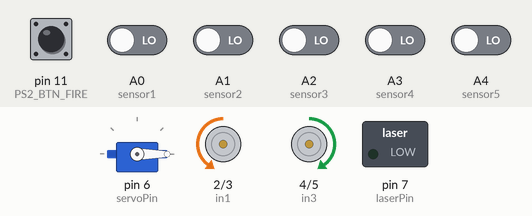
The sketch below on a simulated Arduino Uno, built with avr-gcc and run on an emulated ATmega328P. Shown: servo, motor-driver pin pairs drawn as motors (green arrow = first pin HIGH = forward, orange = second pin HIGH = backward, longer = more drive, scaled by the enable pin), switched loads named in the sketch (green lamp = pin HIGH). The inputs (shaded band) are chosen by the test bench; at power-on: A0 (sensor1), A1 (sensor2), A2 (sensor3), A3 (sensor4), A4 (sensor5), pin 11 (PS2_BTN_FIRE) LOW. What the sketch prints to the serial monitor is not drawn.

Above: at 1.2 s.
1.3 s: pin 11 (PS2_BTN_FIRE) pulled HIGH for 0.15 s
At 1.7 s:
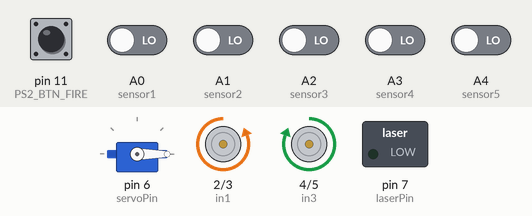
4.3 s: A0 (sensor1) driven HIGH
7.3 s: pin 11 (PS2_BTN_FIRE) pulled HIGH for 1 s
9.8 s: A4 (sensor5) driven HIGH
At 11.2 s:
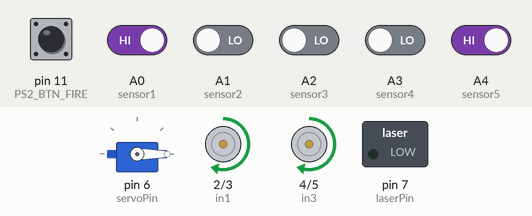
12.8 s: A1 (sensor2) driven HIGH
At 14.1 s:
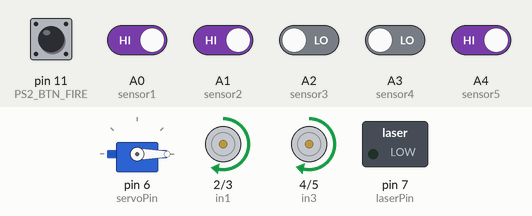
15.8 s: A3 (sensor4) driven HIGH
At 16.6 s:
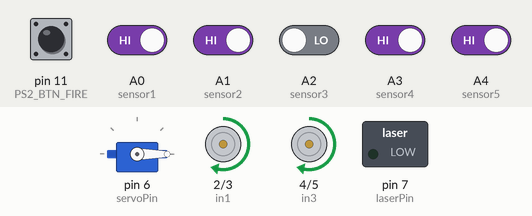
Timing chart, 0 to 18.8 s (numbered marks = the images above; inputs shaded):
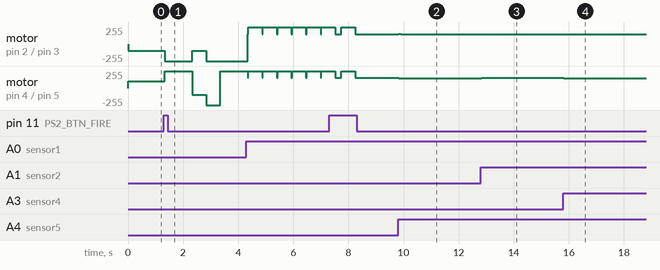

The sketch:

RoboGladiator_PS2_v2.ino
```cpp
// Định nghĩa chân động cơ
#define in1 2
#define in2 3
#define enA 9
#define in3 4
#define in4 5
#define enB 10

// Định nghĩa chân cảm biến hồng ngoại (5 cái)
#define sensor1 A0
#define sensor2 A1
#define sensor3 A2
#define sensor4 A3
#define sensor5 A4

// Định nghĩa chân PS2
#define PS2_SEL 10 // Chân cho nút chọn PS2
#define PS2_BTN_FIRE 11 // Chân cho nút bắn
#define PS2_BTN_TURBO 12 // Chân cho nút turbo

// Định nghĩa chân cho tay gắp
#define servoPin 6 // Chân cho servo tay gắp

// Định nghĩa chân cho tia laser
#define laserPin 7 // Chân cho tia laser

// Biến PID
float Kp = 1.0;  // Hệ số Proportional
float Ki = 0.0;  // Hệ số Integral
float Kd = 0.5;  // Hệ số Derivative

float previous_error = 0;
float integral = 0;
unsigned long lost_line_time = 0;  // Thời gian mất line
const unsigned long TIMEOUT = 2000; // Thời gian giới hạn mất line

// Khởi tạo biến cho tay gắp
#include <Servo.h>
Servo grabber; // Đối tượng servo cho tay gắp

// Biến điều khiển bắn banh
bool shootingEnabled = false; // Trạng thái bắn banh
bool isShooting = false; // Trạng thái động cơ bắn đang quay
unsigned long lastButtonPress = 0; // Thời gian bấm nút trước đó
const unsigned long shootDuration = 500; // Thời gian động cơ quay để bắn (ms)

void setup() {
  // Thiết lập chân động cơ là đầu ra
  pinMode(in1, OUTPUT);
  pinMode(in2, OUTPUT);
  pinMode(enA, OUTPUT);
  pinMode(in3, OUTPUT);
  pinMode(in4, OUTPUT);
  pinMode(enB, OUTPUT);

  // Thiết lập chân cảm biến là đầu vào
  pinMode(sensor1, INPUT);
  pinMode(sensor2, INPUT);
  pinMode(sensor3, INPUT);
  pinMode(sensor4, INPUT);
  pinMode(sensor5, INPUT);

  // Thiết lập chân PS2
  pinMode(PS2_SEL, INPUT);
  pinMode(PS2_BTN_FIRE, INPUT);
  pinMode(PS2_BTN_TURBO, INPUT);

  // Thiết lập chân laser
  pinMode(laserPin, OUTPUT);
  digitalWrite(laserPin, LOW); // Tắt tia laser ban đầu

  // Khởi tạo servo cho tay gắp
  grabber.attach(servoPin);
  grabber.write(0); // Đặt tay gắp ở vị trí ban đầu (mở)

  // Khởi động Serial để debug
  Serial.begin(9600);
}

void loop() {
  // Đọc giá trị cảm biến (5 cảm biến hồng ngoại đơn)
  int s1 = digitalRead(sensor1);
  int s2 = digitalRead(sensor2);
  int s3 = digitalRead(sensor3);
  int s4 = digitalRead(sensor4);
  int s5 = digitalRead(sensor5);

  // Kiểm tra xem robot có tìm thấy line không
  bool lineDetected = s1 || s2 || s3 || s4 || s5;

  // Kiểm tra trạng thái tay cầm PS2
  bool fireButtonPressed = digitalRead(PS2_BTN_FIRE);

  if (!lineDetected) {
    // Nếu không phát hiện line
    if (millis() - lost_line_time > TIMEOUT) {
      // Nếu đã không phát hiện line trong thời gian timeout, robot lùi lại
      Serial.println("Mất line, lùi lại...");
      moveBackward();
      delay(500); // Lùi lại trong 500ms
      lost_line_time = millis(); // Cập nhật thời gian mất line
    } else {
      // Robot vẫn đang tìm line
      Serial.println("Đang tìm line...");
      searchForLine(); // Tìm kiếm line
    }
  } else {
    // Tính toán vị trí vạch (giá trị trung bình trọng số)
    float error = (s1 * -2) + (s2 * -1) + (s3 * 0) + (s4 * 1) + (s5 * 2);

    // Tính toán giá trị PID
    integral += error;
    float derivative = error - previous_error;
    float correction = (Kp * error) + (Ki * integral) + (Kd * derivative);

    // Điều chỉnh tốc độ động cơ dựa trên giá trị PID
    int base_speed = 150;  // Tốc độ cơ bản của robot
    int left_speed = base_speed + correction;
    int right_speed = base_speed - correction;

    // Giới hạn giá trị tốc độ từ 0 đến 255
    left_speed = constrain(left_speed, 0, 255);
    right_speed = constrain(right_speed, 0, 255);

    // Điều khiển động cơ
    moveMotors(left_speed, right_speed);

    // Cập nhật lỗi trước đó cho PID
    previous_error = error;

    // Hiển thị giá trị để debug
    Serial.print("Error: ");
    Serial.print(error);
    Serial.print(" Correction: ");
    Serial.print(correction);
    Serial.print(" Left Speed: ");
    Serial.print(left_speed);
    Serial.print(" Right Speed: ");
    Serial.println(right_speed);

    delay(10);  // Giảm tải cho vi xử lý
  }

  // Kiểm tra nút bắn
  if (fireButtonPressed && (millis() - lastButtonPress > 200)) { // Kiểm tra để tránh bounce
    shootingEnabled = !shootingEnabled; // Chuyển đổi trạng thái bắn banh
    lastButtonPress = millis(); // Cập nhật thời gian bấm nút
  }

  // Thực hiện bắn banh
  if (shootingEnabled && !isShooting) {
    shootBall(); // Gọi hàm bắn banh
    isShooting = true; // Đánh dấu là đang bắn
    delay(shootDuration); // Đợi trong thời gian bắn
    stopShooting(); // Dừng bắn
    isShooting = false; // Đánh dấu là không còn bắn nữa
  }
}

// Hàm điều khiển động cơ
void moveMotors(int leftSpeed, int rightSpeed) {
  if (leftSpeed > 0) {
    digitalWrite(in1, HIGH);
    digitalWrite(in2, LOW);
  } else {
    digitalWrite(in1, LOW);
    digitalWrite(in2, HIGH);
    leftSpeed = -leftSpeed;
  }

  if (rightSpeed > 0) {
    digitalWrite(in3, HIGH);
    digitalWrite(in4, LOW);
  } else {
    digitalWrite(in3, LOW);
    digitalWrite(in4, HIGH);
    rightSpeed = -rightSpeed;
  }

  analogWrite(enA, leftSpeed);
  analogWrite(enB, rightSpeed);
}

// Hàm lùi lại
void moveBackward() {
  digitalWrite(in1, LOW);
  digitalWrite(in2, HIGH);
  digitalWrite(in3, LOW);
  digitalWrite(in4, HIGH);
  analogWrite(enA, 100); // Tốc độ lùi
  analogWrite(enB, 100); // Tốc độ lùi
}

// Hàm tìm kiếm line
void searchForLine() {
  // Quay trái để tìm line
  digitalWrite(in1, LOW);
  digitalWrite(in2, HIGH);
  digitalWrite(in3, HIGH);
  digitalWrite(in4, LOW);
  analogWrite(enA, 100); // Tốc độ quay
  analogWrite(enB, 100); // Tốc độ quay
}

// Hàm bắn banh
void shootBall() {
  analogWrite(enA, 255); // Bắn banh
  analogWrite(enB, 255); // Bắn banh
  Serial.println("Bắn banh!");
}

// Hàm dừng bắn banh
void stopShooting() {
  analogWrite(enA, 0); // Dừng động cơ bắn banh
  analogWrite(enB, 0); // Dừng động cơ bắn banh
  Serial.println("Dừng bắn!");
}
```

Measured:
- after the input at 1.3 s, motor on pin 2 (in1) / pin 3 (in2): backward 100/255 → backward 255/255 at once, → backward 100/255 1.0 s later, → backward 255/255 0.50 s later
- after the input at 9.8 s, motor on pin 2 (in1) / pin 3 (in2): forward 148/255 → forward 151/255 at once, → forward 150/255 0.07 s later; motor on pin 4 (in3) / pin 5 (in4): forward 152/255 → forward 149/255 at once, → forward 150/255 0.07 s later
- after the input at 12.8 s, motor on pin 2 (in1) / pin 3 (in2): forward 150/255 → forward 148/255 at once, → forward 149/255 0.07 s later; motor on pin 4 (in3) / pin 5 (in4): forward 150/255 → forward 151/255 at once
- after the input at 15.8 s, motor on pin 2 (in1) / pin 3 (in2): forward 149/255 → forward 150/255 at once; motor on pin 4 (in3) / pin 5 (in4): forward 151/255 → forward 149/255 at once, → forward 150/255 0.07 s later
